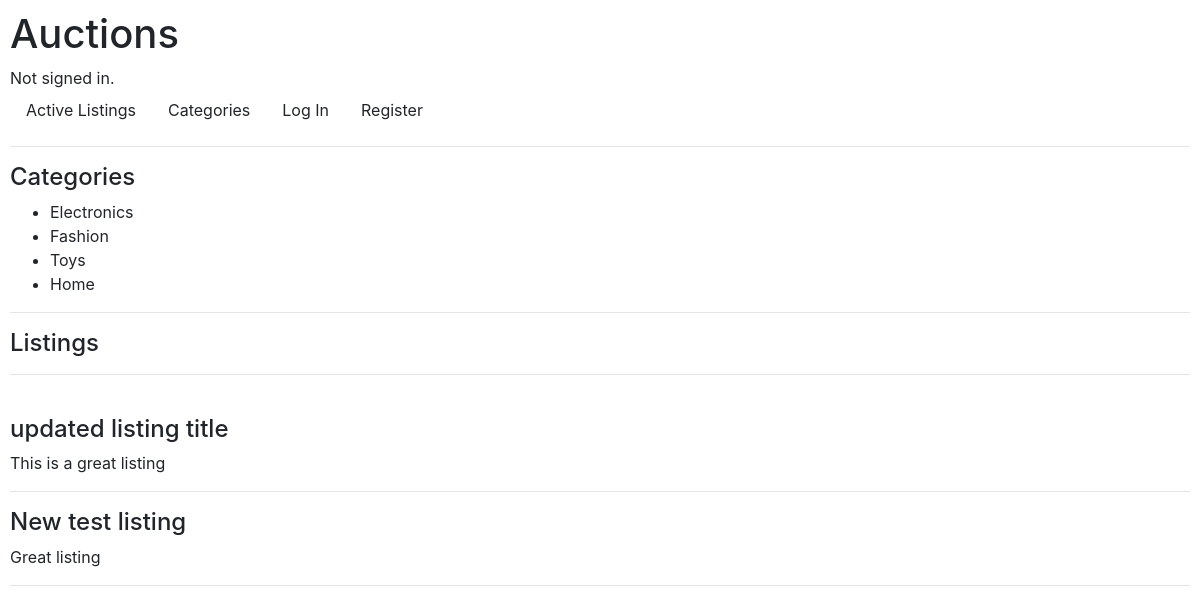
The app's page /categories?category=Electronics, older data.
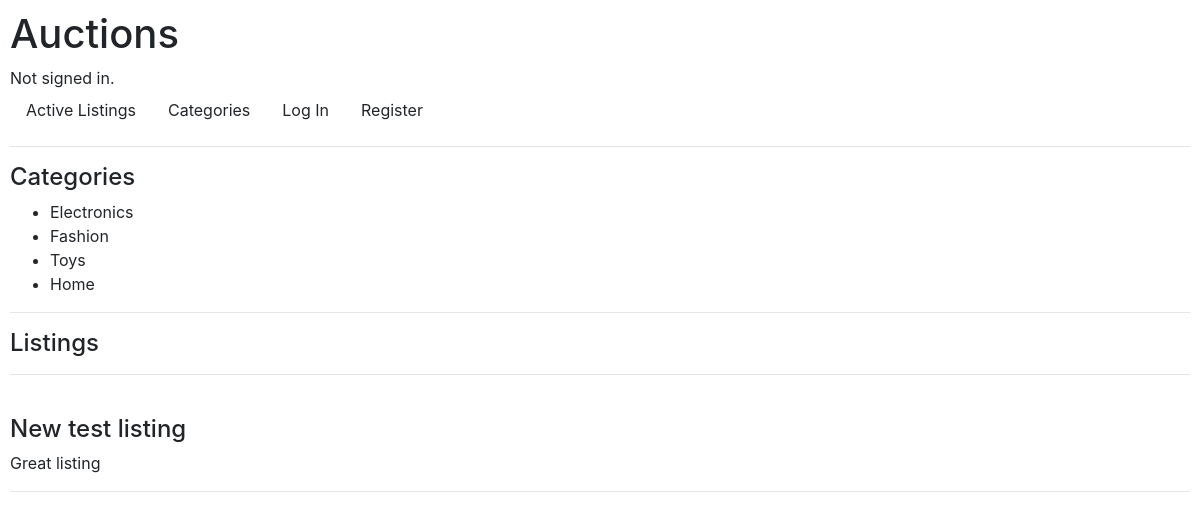
The same page, newer data.
### auctions/models.py (models this page shows, shortened)
class Category(models.Model):
    category = models.CharField(max_length=50)
    def __str__(self):
        return f"{self.category}"

class Listing(models.Model):
    user = models.ForeignKey(User, on_delete=models.CASCADE)
    active = models.BooleanField(default=True)
    title = models.CharField(max_length=50)
    description = models.TextField()
    start_bid = models.DecimalField(max_digits=10, decimal_places=2)
    image = models.URLField(blank=True)
    category = models.ForeignKey(
        Category, on_delete=CASCADE, blank=True, related_name="listings"
    )
    winner = models.ForeignKey(
        User, on_delete=CASCADE, related_name="listings_won", blank=True, null=True
    )

### auctions/views.py (the view)
# urls.py: path("categories", views.categories, name="categories"),
def categories(request):
    categories = Category.objects.all()
    listings = None
    if "category" in request.GET:
        search = request.GET["category"]
        listings = Category.objects.filter(category__iexact=search)[0].listings.all()
    return render(
        request,
        "auctions/categories.html",
        {
            "categories": categories,
            "listings": listings,
        },
    )

### auctions/templates/auctions/categories.html
{% extends "auctions/layout.html" %}
{% block body %}
<h4>Categories</h4>
<ul>
    {% for category in categories %}
    <a href="{% url 'categories' %}?category={{ category }}">
        <li>{{ category }}</li>
    </a>
    {% endfor %}
</ul>
<hr />
{% if listings %}
<h4>Listings</h4>
<hr />
<br />
{% for listing in listings %} {% if listing.active %}
<a href="{% url 'listing' listing.id %}">
    <div class="listing-index-info">
        <h4>{{ listing.title }}</h4>
        <p>{{ listing.description }}</p>
    </div>
</a>
<hr />
{% endif %} {% endfor %} {% endif %}
{% endblock %}

Row changes from the older to the newer data that the page shows:
no longer on this page (row edited): Listing: title "updated listing title", description "This is a great listing"
